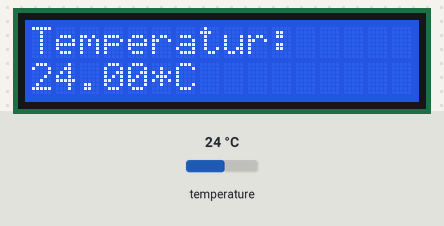
Bench run of a sketch on a simulated Arduino Uno, built with avr-gcc and run on an emulated ATmega328P. Shown: 16×2 character LCD. The test bench sets the inputs (shaded band); at power-on: temperature 24 °C.

Above: at 1.2 s.
1.3 s: temperature set to 12 °C
At 2.2 s:
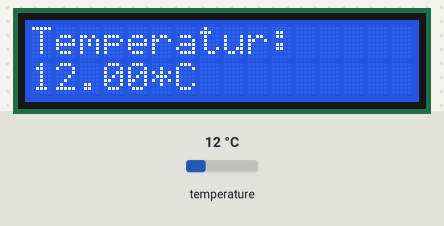
3.1 s: temperature set to 19 °C
At 3.5 s:
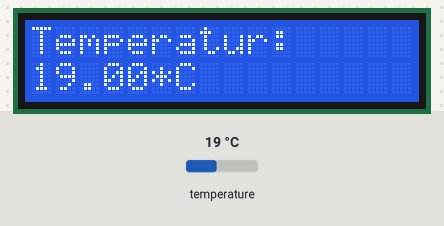
4.7 s: temperature set to 28 °C
At 5.9 s:
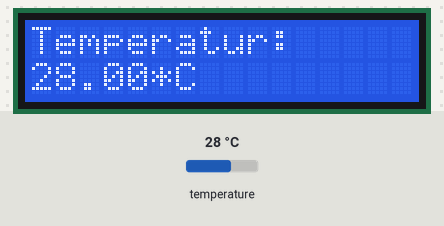
Timing chart, 0 to 7.7 s (numbered marks = the images above; inputs shaded):
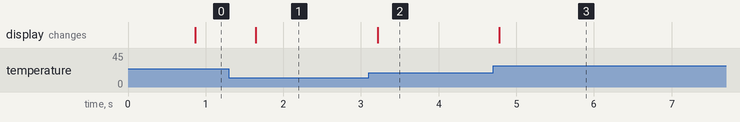

The sketch:

LCD-Temperature.ino
```cpp
#include <LiquidCrystal_I2C.h>
#include <OneWire.h>
#include <DallasTemperature.h>

#define ONE_WIRE_BUS A0
#define LCD_I2C_ADDRESS 0x27

LiquidCrystal_I2C lcd(LCD_I2C_ADDRESS, 16, 2);
OneWire oneWire(ONE_WIRE_BUS);
DallasTemperature sensors(&oneWire);

void setup() {
  Serial.begin(9600);
  lcd.init();
  lcd.backlight();
  sensors.begin();
}

void loop() {
  sensors.requestTemperatures();
  float tempC = sensors.getTempCByIndex(0);
  lcd.setCursor(0, 0);
  lcd.print("Temperatur: ");
  lcd.setCursor(0, 1);
  lcd.print(tempC);
  lcd.print("*C");
}
```

Measured:
- after the input at 1.3 s, the display: changes after 0.35 s (image 1)
- after the input at 3.1 s, the display: changes after 0.11 s (image 2)
- after the input at 4.7 s, the display: changes after 0.08 s (image 3)
